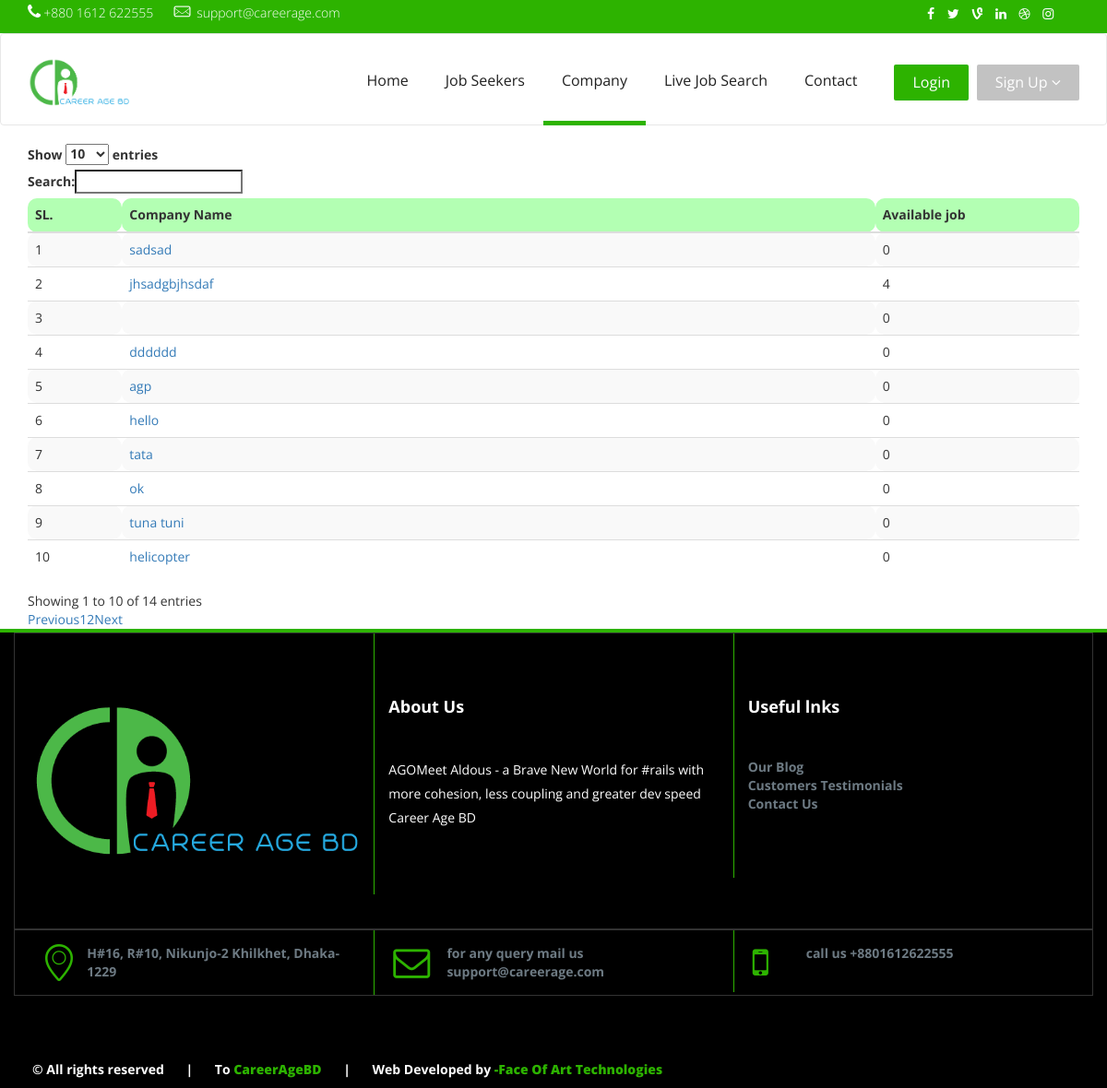
Screenshot of /Welcome/employeers with the database file from the repository.
### tables this page shows
CREATE TABLE IF NOT EXISTS `employee` (
  `id` int(20) NOT NULL,
  `c_name` varchar(255) NOT NULL,
  `c_email` varchar(255) NOT NULL,
  `c_mobile` varchar(255) NOT NULL,
  `c_phone` varchar(255) NOT NULL,
  `c_address` varchar(255) NOT NULL,
  `c_trade_license` varchar(255) NOT NULL,
  `c_company` varchar(255) NOT NULL,
  `logo` varchar(255) NOT NULL,
  `level` varchar(11) NOT NULL,
  `password` varchar(255) NOT NULL,
  `code` varchar(255) NOT NULL,
  `active` varchar(255) NOT NULL
);

### application/controllers/Welcome.php (called while the page is built, shortened)
<?php
class Welcome extends CI_Controller {
  	public function __construct()
    {
		$this->load->model('Model_saveuser');
		$this->load->model('Model_employee');
		$this->load->model('Model_welcome');
		$this->load->library('pagination');
	}
	public function Employeers()
	{
		$data['job'] = $this->db->query("SELECT a.c_name,a.id, COUNT(b.state) as count FROM employee a LEFT JOIN job_general_info b ON(a.id=b.emp_id) AND b.state=2 GROUP BY a.id")->result();
		$this->load->view('employeers', $data);
	}
}

### index.php (called while the page is built, shortened)
<?php
require_once BASEPATH.'core/CodeIgniter.php';

### application/views/employeers.php (the view, shortened to what this page needs)
 <!DOCTYPE html>
 <html>
<head>
<?php include ('head.php'); ?>
   <link rel="stylesheet" href="https://cdn.datatables.net/1.10.12/css/dataTables.bootstrap.min.css" />
</head>
<body>
<?php $page= 'employe'; include ('header.php'); ?>
<div class="container">
    <div class="table-responsive">
        <table id="employee_data" class="table table-striped">
            <thead>
               <tr style="background: #b3ffb3;">
                  <th class="design" width="10%">SL. </th>&nbsp;
                  <th class="design" width="70%">Company Name </th>&nbsp;
                  <th class="design" width="20%">Available job</th>
               </tr>
            </thead>
    <?php $i=1; if($job && !empty($job)):
        foreach($job as $row):?>
                <tr>
                    <td class="design" ><?php echo $i;?></td>&nbsp;
                    <td class="design" ><a target="_blank" style="text-decoration: none;" href="<?=base_url(); ?>Welcome/joblist/<?php echo $row->id?>"><?php echo $row->c_name;?></a></td>&nbsp;
                    <td class="design" ><?php  echo $row->count?></td>
                </tr>
    <?php $i++; endforeach;
          endif;?>
        </table>
    </div>
</div>
<?php include ('footer.php'); ?>
</body>
 </html>

### asset/style.css (style rules this page uses)
body { font-family: 'Open Sans', sans-serif; }

### application/views/employeers.php (style rules this page uses)
.design { border-radius: 10px; padding: 20px; }

### rows the page displays
employee: c_name "sadsad", count "0"
employee: c_name "jhsadgbjhsdaf", count "4"
employee: count "0"
employee: c_name "dddddd", count "0"
employee: c_name "agp", count "0"
employee: c_name "hello", count "0"
employee: c_name "tata", count "0"
employee: c_name "ok", count "0"
employee: c_name "tuna tuni", count "0"
employee: c_name "helicopter", count "0"
